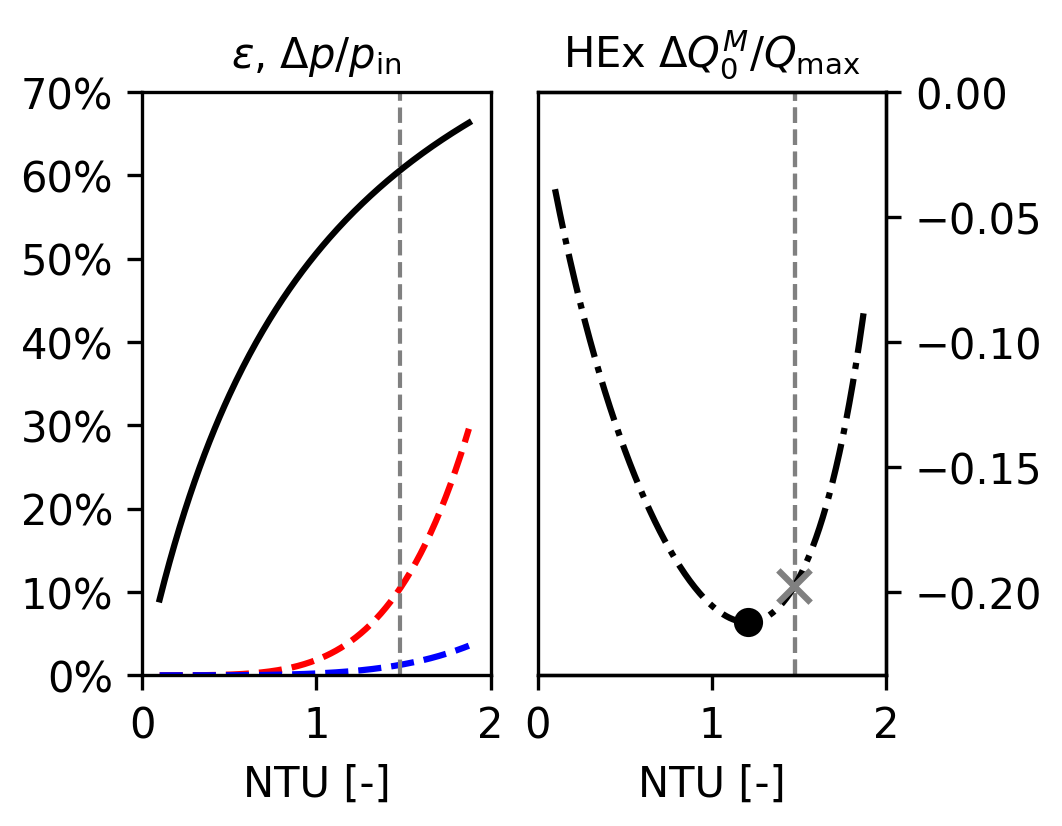

Recreate this plot in Python.
import os

import matplotlib.pyplot as plt
import numpy as np
import xflow
from xflow import calculate_pressure_drop_ratio, create_plot

save_dir = os.path.dirname(os.path.abspath(__file__))

# Helicopter defaults (hardcoded from xflow.py)
DEFAULT_PRESSURE_DROP_ASSUMPTION = "inlet_density"
DEFAULT_C_COLD_OVER_C_HOT = 0.95  # C_cold / C_hot
DEFAULT_D_R = 0.44
DEFAULT_G2_H = 2e-2
DEFAULT_ST_OVER_F = 0.4  # Assumed same for both fluids
DEFAULT_F_C_OVER_F_H = 1.0  # f_c/f_h
DEFAULT_T = 1.7  # 980/576
DEFAULT_T_DEAD_OVER_T_COLD_IN = 0.52  # 300/576
DEFAULT_P_COLD_IN_OVER_P_HOT_IN = 7.2
DEFAULT_P_HOT_IN_OVER_P_DEAD = 1.03
DEFAULT_P_DEAD_OVER_P_HOT_IN = 1.0 / DEFAULT_P_HOT_IN_OVER_P_DEAD
DEFAULT_GAMMA = 1.4
TARGET_EPS = 0.6
NTU_MATCH = 1.479  # From Helicopter case in xflow.py
DEFAULT_NTU_MAX = 2.0
SHOW_CUBIC = True

# For inlet_density assumption
DEFAULT_MOLAR_MASS_RATIO = 1.0  # M_cold / M_hot (cold/hot) - default when not specified
DEFAULT_A_R = 1.0  # A_r (cold/hot) - default when not specified

DEFAULT_DP_MAX = 0.3

# Single g^2 value for plotting
PLOT_TRIPLE_G2 = None


def save_figures(
    c_cold_over_c_hot,
    st_over_f,
    f_c_over_f_h,
    d_r,
    g2_h,
    dp_max=DEFAULT_DP_MAX,
    base_name="newfig4",
    t=DEFAULT_T,
    t_dead_over_t_cold_in=DEFAULT_T_DEAD_OVER_T_COLD_IN,
    p_cold_in_over_p_hot_in=DEFAULT_P_COLD_IN_OVER_P_HOT_IN,
    p_dead_over_p_hot_in=DEFAULT_P_DEAD_OVER_P_HOT_IN,
    gamma=DEFAULT_GAMMA,
    pressure_drop_assumption=DEFAULT_PRESSURE_DROP_ASSUMPTION,
    molar_mass_ratio=DEFAULT_MOLAR_MASS_RATIO,
    a_r=DEFAULT_A_R,
):
    """
    Save figures as SVG, TIFF, and HD PNG combining conventional and practical frameworks.
    Two subplots side by side: left shows conventional (epsilon + pressure drops), right shows practical.
    """
    # Set font sizes to match Word (10pt = 10 points)
    plt.rcParams.update(
        {
            "font.size": 10,
            "axes.titlesize": 10,
            "axes.labelsize": 10,
            "xtick.labelsize": 10,
            "ytick.labelsize": 10,
            "legend.fontsize": 10,
            "figure.titlesize": 10,
        }
    )

    # Set SHOW_CUBIC and NTU_MATCH in xflow module before calling create_plot
    xflow.SHOW_CUBIC = SHOW_CUBIC
    xflow.NTU_MATCH = NTU_MATCH

    # Calculate pressure drop ratio based on assumption
    sigma_r = d_r * a_r if a_r is not None else None
    pressure_drop_ratio = calculate_pressure_drop_ratio(
        pressure_drop_assumption, c_cold_over_c_hot, t, d_r, molar_mass_ratio, sigma_r, p_cold_in_over_p_hot_in
    )

    # Create figure with two subplots side by side
    fig, (ax1, ax2) = plt.subplots(1, 2, figsize=(9 / 2.54, 7 / 2.54))
    ax1_twin = ax1.twinx()  # Will be used but both pressure drops go on left axis

    # Left subplot: Conventional framework
    # Plot epsilon and both pressure drops on left y-axis
    create_plot(
        c_cold_over_c_hot,
        st_over_f,
        f_c_over_f_h,
        d_r,
        g2_h,
        ntu_max=2.0,  # NTU 0-2 for left subplot
        dp_max=dp_max,
        ax=ax1,
        ax_twin=ax1_twin,
        plot_triple_g2=PLOT_TRIPLE_G2,
        framework="conventional",
        t=t,
        t_dead_over_t_cold_in=t_dead_over_t_cold_in,
        p_cold_in_over_p_hot_in=p_cold_in_over_p_hot_in,
        p_dead_over_p_hot_in=p_dead_over_p_hot_in,
        gamma=gamma,
        pressure_drop_percent_ratio_cold_over_hot=pressure_drop_ratio,
    )
    ax1.set_ylabel("")  # Remove the ylabel
    ax1.set_title(r"$\varepsilon$, $\Delta p / p_\mathrm{in}$")  # Set new title

    # Remove twin axis visibility and move pressure drops to main axis
    # Get the pressure drop lines from twin axis and replot on main axis
    handles1, labels1 = ax1.get_legend_handles_labels()
    handles2, labels2 = ax1_twin.get_legend_handles_labels()

    # Remove existing legends
    legend1 = ax1.get_legend()
    if legend1:
        legend1.remove()
    legend1_twin = ax1_twin.get_legend()
    if legend1_twin:
        legend1_twin.remove()

    # Replot pressure drops on main axis (if they exist)
    # We need to get the data from the lines
    for handle in handles2:
        x_data = handle.get_xdata()
        y_data = handle.get_ydata()
        valid_mask = np.isfinite(x_data) & np.isfinite(y_data)
        if np.any(valid_mask):
            label = handle.get_label()
            color = handle.get_color()
            linestyle = handle.get_linestyle()
            ax1.plot(x_data[valid_mask], y_data[valid_mask], color=color, linestyle=linestyle, label=label, zorder=1)

    # Hide twin axis
    ax1_twin.set_visible(False)

    # Set x-axis limits to 0-2
    ax1.set_xlim(0, 2)
    ax1.set_ylim(0, 0.7)
    ax1.set_xlabel("NTU [-]")

    # Add grey vertical line at NTU_MATCH
    # ax1.axvline(x=NTU_MATCH, color="grey", linestyle="--", linewidth=1, zorder=2)

    # Right subplot: Practical framework
    ax2_twin = ax2.twinx()  # Created but will be hidden
    create_plot(
        c_cold_over_c_hot,
        st_over_f,
        f_c_over_f_h,
        d_r,
        g2_h,
        ntu_max=2.0,  # NTU 0-2 for right subplot
        dp_max=dp_max,
        ax=ax2,
        ax_twin=ax2_twin,
        plot_triple_g2=PLOT_TRIPLE_G2,
        framework="practical",
        t=t,
        t_dead_over_t_cold_in=t_dead_over_t_cold_in,
        p_cold_in_over_p_hot_in=p_cold_in_over_p_hot_in,
        p_dead_over_p_hot_in=p_dead_over_p_hot_in,
        gamma=gamma,
        pressure_drop_percent_ratio_cold_over_hot=pressure_drop_ratio,
    )

    # Move y-axis to right side
    # Get ylabel and ylim from left axis (where create_plot set them)
    ylim = ax2.get_ylim()
    # Remove the current title from ax2
    ax2.set_title(r"HEx $\Delta Q_0^M/Q_{\mathrm{max}}$")
    # Remove the current legend from ax2, if it exists
    legend2 = ax2.get_legend()
    if legend2 is not None:
        legend2.remove()

    # Reuse ax2_twin (which was hidden by create_plot) as the right axis
    ax2_twin.set_visible(True)
    ax2_twin.set_ylim(ylim)
    ax2_twin.spines["right"].set_visible(True)
    ax2_twin.yaxis.set_visible(True)
    ax2_twin.tick_params(axis="y", right=True, labelright=True)

    # Hide left y-axis completely
    ax2.yaxis.set_visible(False)
    ax2.spines["left"].set_visible(False)
    ax2.set_ylabel("")  # Clear ylabel from left axis

    # Set x-axis limits to 0-2
    ax2.set_xlim(0, 2)
    ax2.set_xlabel("NTU [-]")

    lines = [line for line in ax2.get_lines()]

    # Add grey vertical line at NTU_MATCH
    ax2.axvline(x=NTU_MATCH, color="grey", linestyle="--", linewidth=1, zorder=2)
    # Scatter an x at the point (NTU_MATCH, y_closest) on the plotted line in ax2
    # Find the first Line2D artist in ax2 that is not a vline or hline

    if lines:
        line = lines[0]
        xdata = line.get_xdata()
        ydata = line.get_ydata()
        # Find index where x data is closest to NTU_MATCH
        idx = (np.abs(xdata - NTU_MATCH)).argmin()
        x_closest = xdata[idx]
        y_closest = ydata[idx]
        ax2.scatter(x_closest, y_closest, marker="x", color="grey", zorder=10, s=60)

    plt.tight_layout(pad=0.5)

    # Save as SVG
    fig.savefig(
        os.path.join(save_dir, f"{base_name}.svg"),
        dpi=300,
        facecolor="white",
        format="svg",
        bbox_inches=None,
        pad_inches=0,
    )

    # Save as TIFF
    fig.savefig(
        os.path.join(save_dir, f"{base_name}.tiff"),
        dpi=300,
        facecolor="white",
        format="tiff",
        bbox_inches=None,
        pad_inches=0,
    )

    # Save as HD PNG
    fig.savefig(
        os.path.join(save_dir, f"{base_name}.png"),
        dpi=300,
        facecolor="white",
        format="png",
        bbox_inches=None,
        pad_inches=0,
    )

    plt.close(fig)
    print(f"Saved figures: {base_name}.svg, {base_name}.tiff, {base_name}.png")


if __name__ == "__main__":
    # Save figures with Helicopter defaults
    save_figures(
        DEFAULT_C_COLD_OVER_C_HOT,
        DEFAULT_ST_OVER_F,
        DEFAULT_F_C_OVER_F_H,
        DEFAULT_D_R,
        DEFAULT_G2_H,
        dp_max=DEFAULT_DP_MAX,
        base_name="newfig4",
        t=DEFAULT_T,
        t_dead_over_t_cold_in=DEFAULT_T_DEAD_OVER_T_COLD_IN,
        p_cold_in_over_p_hot_in=DEFAULT_P_COLD_IN_OVER_P_HOT_IN,
        p_dead_over_p_hot_in=DEFAULT_P_DEAD_OVER_P_HOT_IN,
        gamma=DEFAULT_GAMMA,
        pressure_drop_assumption=DEFAULT_PRESSURE_DROP_ASSUMPTION,
        molar_mass_ratio=DEFAULT_MOLAR_MASS_RATIO,
        a_r=DEFAULT_A_R,
    )
